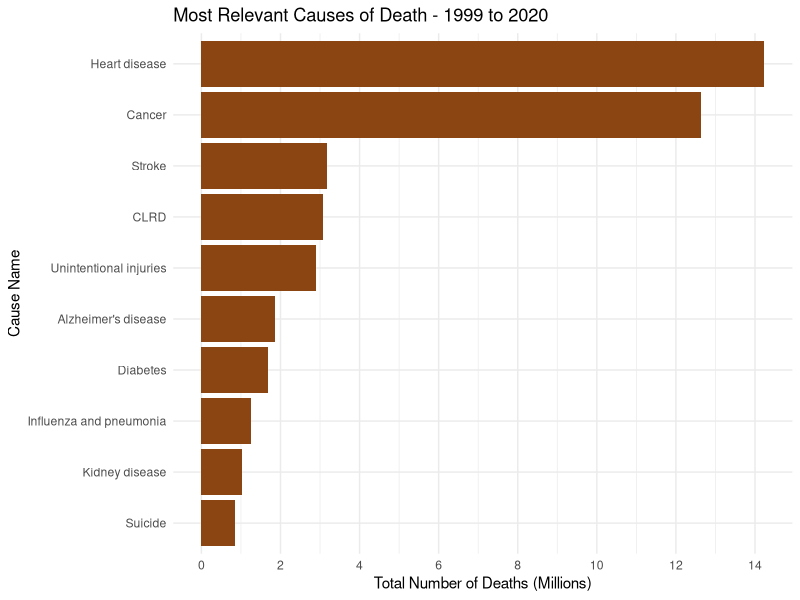
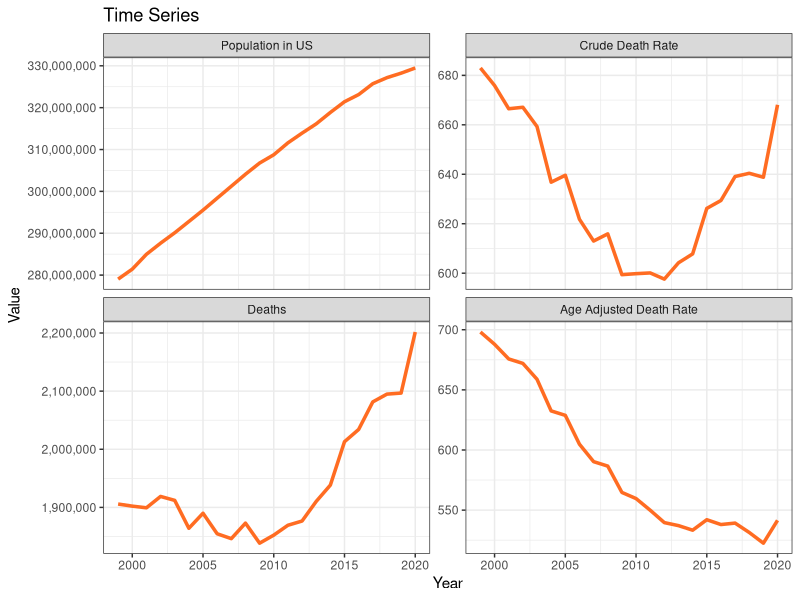
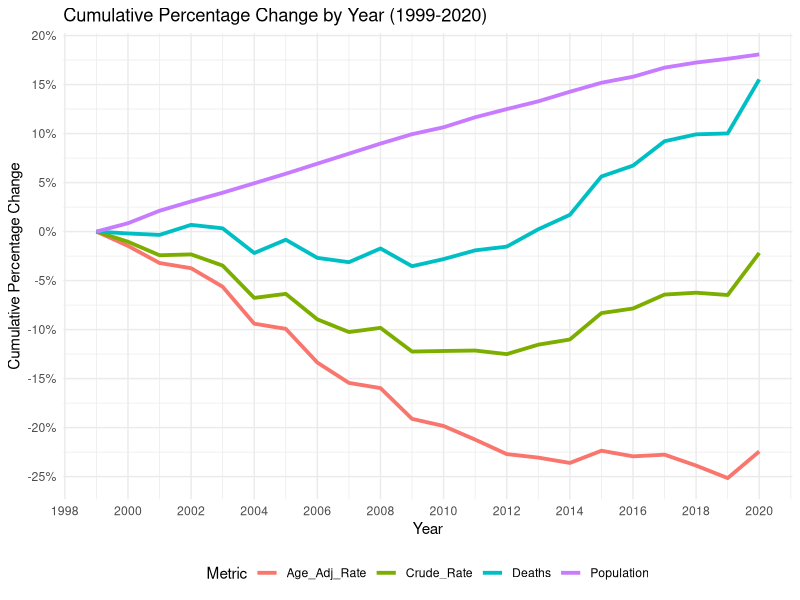
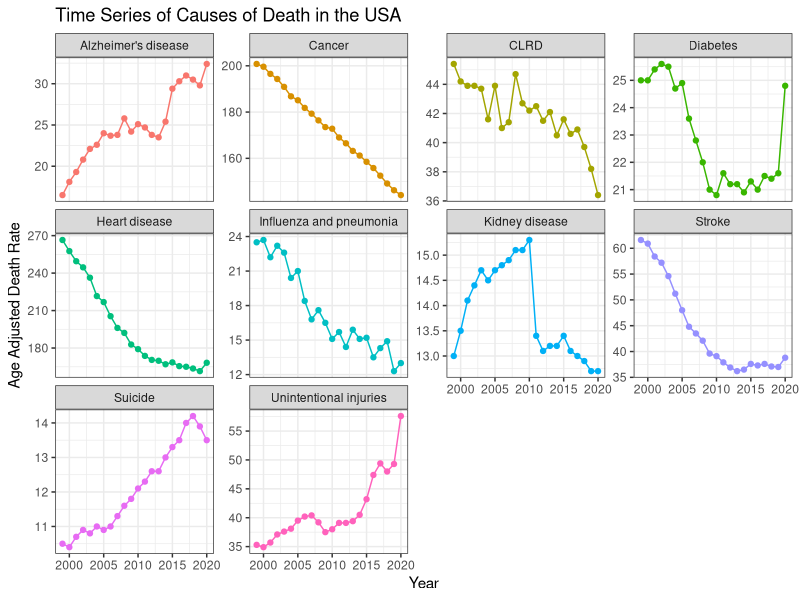
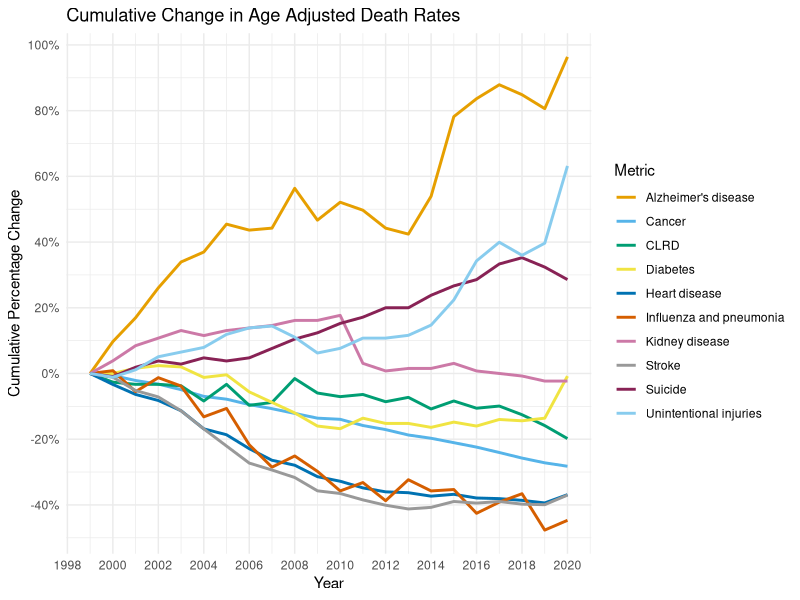
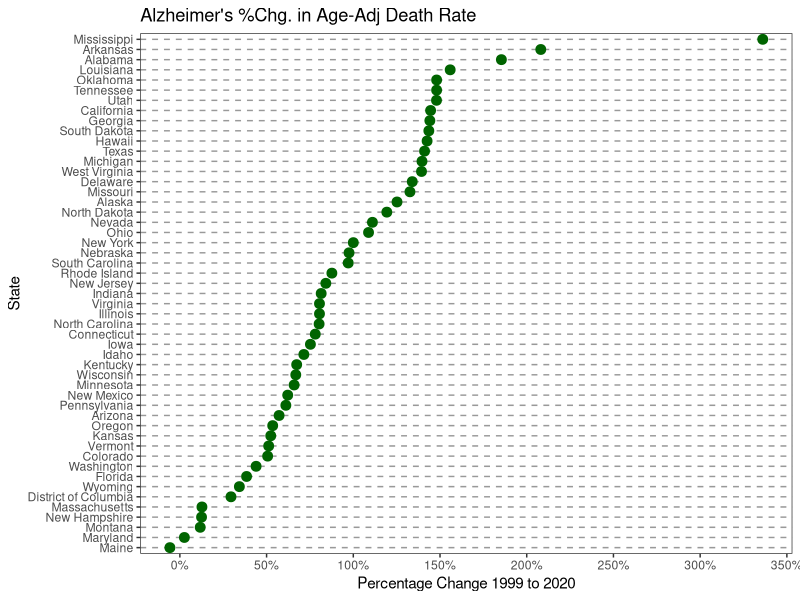
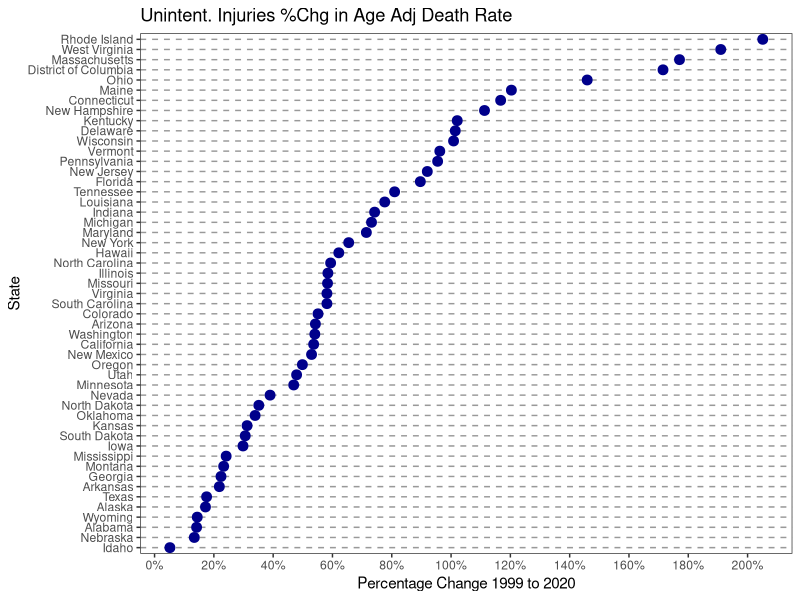
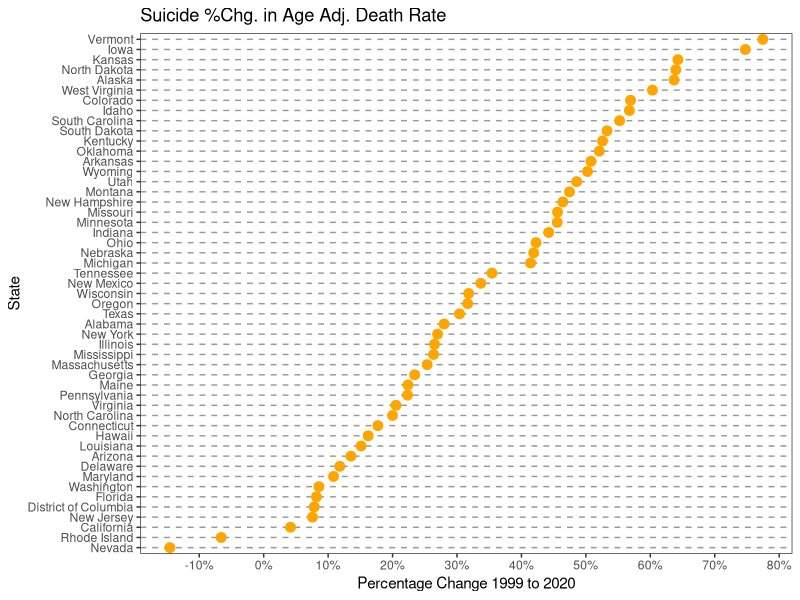

Write the R code that produced these figures, in order. (Note: this script raises an error after producing the figures.)
## ---- chunk 1
library(dplyr)
library(readr)
library(dplyr)
library(forcats)
library(ggplot2)
library(scales)
library(tidyr)
library(maps)
## ---- chunk 2
#We begin by loading the dataframe and renaming some columns for easier handling
cdc_dataset = read_csv("NCHS_Leading_Causes_of_Death_United_States_2020.csv")
cdc_dataset <- cdc_dataset %>% rename(Cause = `Cause Name`)
cdc_dataset <- cdc_dataset %>% rename(Age_Adj_Rate = `Age Adjusted Rate`)
cdc_dataset <- cdc_dataset %>% rename(Crude_Rate = `Crude Rate`)

#Replacing NA with zero in all columns as mentioned in the previous section
cdc_dataset <- cdc_dataset |> mutate_all(~ifelse(is.na(.), 0, .))

#We will not use '113 Cause Name' but 'Cause Name'
cdc_dataset <- cdc_dataset |> select(-`113 Cause Name`)
## ---- chunk 3
cdc_usa <- cdc_dataset[cdc_dataset$State == "United States", ]

#Detecting the top 10 most important causes of death in the US from 1999 to 2020
cdc_usa_summary <- cdc_usa |> group_by(Cause) |> summarize(Total_Deaths = sum(Deaths)) |> 
  arrange(desc(Total_Deaths)) |> top_n(10, Total_Deaths)

# Creating the bar chart for top 10 causes
ggplot(cdc_usa_summary, aes(x = reorder(Cause, Total_Deaths), y = Total_Deaths)) +
  geom_bar(stat = "identity", fill = '#8B4513') +
  coord_flip() + labs(title = "Most Relevant Causes of Death - 1999 to 2020", y = "Total Number of Deaths (Millions)", x = "Cause Name") + 
  scale_y_continuous(labels = scales::comma_format(scale = 1e-6), breaks = scales::pretty_breaks(n = 10)) +
  theme_minimal()
## ---- chunk 4
#Filtering cdc_dataset by the top 10 Cause Name from cdc_usa_summary
cdc_dataset <- cdc_dataset[cdc_dataset$Cause %in%  cdc_usa_summary$Cause, ]
cdc_usa  <- cdc_usa[cdc_usa$Cause %in%  cdc_usa_summary$Cause, ]
# rm(cdc_usa_summary)
## ---- chunk 5
#Grouping by Year and State, and summarizing the data. We can take min(Population) to keep the population of that year
cdc_usa_grouped <- cdc_usa |> group_by(Year) |>
  summarize(
    Deaths = sum(Deaths),
    Population = min(Population),
    Crude_Rate = sum(Crude_Rate),
    Age_Adj_Rate = sum(Age_Adj_Rate),
    .groups = 'drop'
  )


#Reshaping data using pivot_longer so we can facet by metric:
cdc_usa_long <- cdc_usa_grouped |> 
  pivot_longer(cols = c(Deaths, Population, Crude_Rate, Age_Adj_Rate), names_to = "Metric", values_to = "Value")

#Adjusting the order and names of the metrics
cdc_usa_long$Metric <- factor(cdc_usa_long$Metric, 
                                      levels = c("Population", "Crude_Rate", "Deaths", "Age_Adj_Rate"),
                                      labels = c("Population in US", "Crude Death Rate", "Deaths", "Age Adjusted Death Rate"))

#Creating the time series:
ggplot(cdc_usa_long, aes(x = Year, y = Value)) +
  geom_line(color = "#FF6C22", size = 1.2) +
  facet_wrap(~ Metric, scales = "free_y", ncol = 2) +
  labs(title = "Time Series", x = "Year", y = "Value") +
  scale_y_continuous(labels = scales::comma, breaks = scales::pretty_breaks(n = 4)) +
  theme_bw()
## ---- chunk 6
#Calculating cumulative percentual change for each column
cdc_usa_grouped_cum <- cdc_usa_grouped |>
  mutate(
    Deaths = Deaths / first(Deaths) - 1,
    Population = Population / first(Population) - 1,
    Crude_Rate = Crude_Rate / first(Crude_Rate) - 1,
    Age_Adj_Rate = Age_Adj_Rate / first(Age_Adj_Rate) - 1
  )

#pivot_longer this data:
cdc_usa_grouped_cum <- cdc_usa_grouped_cum |>
  pivot_longer(cols = -Year, names_to = "Metric", values_to = "Cumulative Change")


#Creating the time series plot

labels_for_metric <- c("Age-Adjusted Rate", "Crude Rate", "Deaths", "Population")

ggplot(cdc_usa_grouped_cum, aes(x = Year, y = `Cumulative Change`, color = Metric)) +
  geom_line(size = 1.3) +
  labs(title = "Cumulative Percentage Change by Year (1999-2020)", x = "Year", 
       y = "Cumulative Percentage Change", color = "Metric") +
  theme_minimal() +
  theme(legend.position = "bottom") +
  scale_y_continuous(labels = scales::percent_format(), breaks = scales::pretty_breaks(n = 8))+
  scale_x_continuous(breaks = scales::pretty_breaks(n = 10)) 

## ---- chunk 7
#Creating a faceting chart, which will have age adjusted death rates by cause of death:
df_usa_cause <- cdc_usa |> select(Year, Cause, Age_Adj_Rate)
ggplot(df_usa_cause, aes(x = Year, y = Age_Adj_Rate, group = Cause, color = Cause)) +
  geom_line(size = 0.5) + # Thicker lines
  facet_wrap(~ Cause, scales = "free_y") +
  theme_bw() +
  labs(title = "Time Series of Causes of Death in the USA", x = "Year", y = "Age Adjusted Death Rate")+ 
  guides(color = "none") +
  geom_point()
## ---- chunk 8
cdc_usa_wider <- df_usa_cause |> 
  pivot_wider(
    id_cols = Year,
    names_from = Cause,
    values_from = Age_Adj_Rate
  )

#Calculating cumulative percentual change for each column
cdc_usa_wider <- cdc_usa_wider |> mutate(across(-Year, ~ ./first(.) - 1))


#pivot_longer this data:
cdc_usa_wider <- cdc_usa_wider |> pivot_longer(cols = -Year, names_to = "Metric", values_to = "Cumulative Change")

#We use a color blind friendly palette
color_blind_friendly <- c("#E69F00", "#56B4E9", "#009E73", "#F0E442", 
                          "#0072B2", "#D55E00", "#CC79A7", "#999999", 
                          "#882255", "#88CCEE")

#Creating the time series plot
ggplot(cdc_usa_wider, aes(x = Year, y = `Cumulative Change`, color = Metric)) +
  geom_line(size = 1) +
  labs(title = "Cumulative Change in Age Adjusted Death Rates", x = "Year", y = "Cumulative Percentage Change", color = "Metric") +
  theme_minimal() +
  theme(legend.position = "right") +
  scale_y_continuous(labels = scales::percent_format(), breaks = scales::pretty_breaks(n = 8))+
  scale_x_continuous(breaks = scales::pretty_breaks(n = 10)) +
  scale_color_manual(values = color_blind_friendly) 

## ---- chunk 9
#Filter the data for the specified conditions
df_rank1 <- cdc_dataset |> filter(State != 'United States') |>
  select(Year, State, Cause, Age_Adj_Rate)|> 
  filter(Year %in% c(1999, 2020), Cause == "Alzheimer's disease")

# Calculating the percentual difference change from 2000 to 2017 for each state
df_rank1 <- df_rank1 %>%
  pivot_wider(names_from = Year, values_from = Age_Adj_Rate) |>
  mutate(PercentChange = `2020`/`1999`-1) |>
  arrange(desc(PercentChange))


#Cleveland
ggplot(df_rank1, aes(x = PercentChange, y = reorder(State, PercentChange))) +
  geom_point(size = 3, color = "darkgreen") +
  labs(title = "Alzheimer's %Chg. in Age-Adj Death Rate", x = "Percentage Change 1999 to 2020", y = 'State') +
  theme_bw() +
  theme(panel.grid.major.x = element_blank(),
    panel.grid.minor.x = element_blank(),
    panel.grid.major.y = element_line(colour = "grey60", linetype = "dashed"))+
  scale_x_continuous(labels = scales::percent_format(), breaks = scales::pretty_breaks(n = 8))+
  theme(legend.position = "none")
## ---- chunk 10
#Filter the data for the specified conditions
df_rank2 <- cdc_dataset |> filter(State != 'United States') |>
  select(Year, State, Cause, Age_Adj_Rate)|> 
  filter(Year %in% c(1999, 2020), Cause == "Unintentional injuries")

# Calculating the percentual difference change from 2000 to 2017 for each state
df_rank2 <- df_rank2 %>%
  pivot_wider(names_from = Year, values_from = Age_Adj_Rate) |>
  mutate(PercentChange = `2020`/`1999`-1) |>
  arrange(desc(PercentChange))


#Cleveland
ggplot(df_rank2, aes(x = PercentChange, y = reorder(State, PercentChange))) +
  geom_point(size = 3, color = "darkblue") +
  labs(title = "Unintent. Injuries %Chg in Age Adj Death Rate", x = "Percentage Change 1999 to 2020", y = 'State') +
  theme_bw() +
  theme(panel.grid.major.x = element_blank(),
    panel.grid.minor.x = element_blank(),
    panel.grid.major.y = element_line(colour = "grey60", linetype = "dashed"))+
  scale_x_continuous(labels = scales::percent_format(), breaks = scales::pretty_breaks(n = 8))+
  theme(legend.position = "none")
## ---- chunk 11
#Filter the data for the specified conditions
df_rank3 <- cdc_dataset |> filter(State != 'United States') |>
  select(Year, State, Cause, Age_Adj_Rate)|> 
  filter(Year %in% c(1999, 2020), Cause == "Suicide")

# Calculating the percentual difference change from 2000 to 2017 for each state
df_rank3 <- df_rank3 %>%
  pivot_wider(names_from = Year, values_from = Age_Adj_Rate) |>
  mutate(PercentChange = `2020`/`1999`-1) |>
  arrange(desc(PercentChange))


#Cleveland
ggplot(df_rank3, aes(x = PercentChange, y = reorder(State, PercentChange))) +
  geom_point(size = 3, color = "orange") +
  labs(title = "Suicide %Chg. in Age Adj. Death Rate", x = "Percentage Change 1999 to 2020", y = 'State') +
  theme_bw() +
  theme(panel.grid.major.x = element_blank(),
    panel.grid.minor.x = element_blank(),
    panel.grid.major.y = element_line(colour = "grey60", linetype = "dashed"))+
  scale_x_continuous(labels = scales::percent_format(), breaks = scales::pretty_breaks(n = 8))+
  theme(legend.position = "none")
## ---- chunk 12
df_box <- rbind(
  df_rank1[, c("State", "Cause", "PercentChange")],
  df_rank2[, c("State", "Cause", "PercentChange")],
  df_rank3[, c("State", "Cause", "PercentChange")]
)

ggplot(df_box, aes(x = Cause, y = PercentChange)) +
  geom_boxplot(fill = "#A6CF98", color = "black") + 
  theme_bw() + labs(title = "Box-Plot: Percent Change by Cause - 1999 to 2020 - by States", x = "Cause", y = "Percent Change") +
  scale_y_continuous(labels = scales::percent)

## ---- chunk 13
#We calculate the 88th percentile (top 12% threshold)
top_10_percent_threshold <- quantile(df_rank1$PercentChange, probs = 0.88, na.rm = TRUE)

#We create a new variable to indicate top 12%
df_rank1$Top10Percent <- ifelse(df_rank1$PercentChange > top_10_percent_threshold, "Top 12%", "Below Top 12%")

#For the merge to work, we ensure that state names in both datasets are in lowercase for successful merging
df_rank1$State <- tolower(df_rank1$State)
states_map <- map_data("state")
states_map$region <- tolower(states_map$region)

#Merging the datasets
df_map <- merge(states_map, df_rank1, by.x = "region", by.y = "State", all.x = TRUE)

#We plot the map
ggplot(data = df_map, aes(x = long, y = lat, group = group, fill = Top10Percent)) +
    geom_polygon(color = "black") +
    scale_fill_manual(values = c("Top 12%" = "red", "Below Top 12%" = "grey"), 
                      labels = c("Below Top 12%", "Top 12%")) +
    labs(fill = "Category") +
    theme_bw() +
    theme(panel.grid.major = element_blank(), panel.grid.minor = element_blank(),
          axis.text.x = element_blank(), axis.text.y = element_blank(),
          axis.title.x = element_blank(), axis.title.y = element_blank()) +
    coord_fixed(1.4) +
    labs(title = "Top 6 States with highest Death Rates due to Alzheimer's") + theme(legend.position="none")

## ---- chunk 14
#Loading cases of Alzheimer distinguished by race across time: 
cdc_dataset_race = read_csv("NCHS_Leading_Causes_of_Death_United_States_2020_Race.csv")
cdc_dataset_race <- cdc_dataset_race |> mutate_all(~ifelse(is.na(.), 0, .))
cdc_usa_race = cdc_dataset_race |> filter(State == "United States") |> select(Year, Race, Age_Adj_Death_Rate)


#Pivot wider:
cdc_usa_race <- cdc_usa_race |> pivot_wider(names_from = Race, values_from = Age_Adj_Death_Rate)
cdc_usa_race <- cdc_usa_race |> mutate(across(-Year, ~ ./first(.) - 1))

#pivot_longer this data:
cdc_usa_race <- cdc_usa_race |> pivot_longer(cols = -Year, names_to = "Alzheimer", values_to = "Cumulative Change")


#Creating the time series plot
ggplot(cdc_usa_race, aes(x = Year, y = `Cumulative Change`, color = Alzheimer)) +
  geom_line(size = 1.3) +
  labs(title = "Cumulative Percentage Change ('99-'20) - Alzheimer - Age Adjusted Death Rate", x = "Year",
       y = "Cumulative Percentage Change", color = "Race") +
  theme_minimal() +
  theme(legend.position = "bottom") +
  scale_y_continuous(labels = scales::percent_format(), breaks = scales::pretty_breaks(n = 8))+
  scale_x_continuous(breaks = scales::pretty_breaks(n = 10))
## ---- chunk 15
cdc_usa_race_pop = read_csv("NCHS_United_States_2020_Race_Distribution.csv")
cdc_usa_race_pop = cdc_usa_race_pop |> group_by(Race, State) |> summarize(Population = mean(Population))
cdc_usa_race_pop <- cdc_usa_race_pop |> pivot_wider(names_from = Race, values_from = Population)
cdc_usa_race_pop$Total = cdc_usa_race_pop$Black + cdc_usa_race_pop$White
cdc_usa_race_pop$Black = cdc_usa_race_pop$Black/cdc_usa_race_pop$Total
cdc_usa_race_pop = cdc_usa_race_pop |> select(State, Black)


#We calculate the 88th percentile (top 12% threshold)
cdc_usa_race_pop_threshold <- quantile(cdc_usa_race_pop$Black, probs = 0.80, na.rm = TRUE)

#We create a new variable
cdc_usa_race_pop$TopPercent <- ifelse(cdc_usa_race_pop$Black > cdc_usa_race_pop_threshold, "Top 25%", "Below Top 25%")

#For the merge to work, we ensure that state names in both datasets are in lowercase for successful merging
cdc_usa_race_pop$State <- tolower(cdc_usa_race_pop$State)
states_map <- map_data("state")
states_map$region <- tolower(states_map$region)

#Merging the datasets
df_map <- merge(states_map, cdc_usa_race_pop, by.x = "region", by.y = "State", all.x = TRUE)

#We plot the map
ggplot(data = df_map, aes(x = long, y = lat, group = group, fill = TopPercent)) +
    geom_polygon(color = "black") +
    scale_fill_manual(values = c("Top 25%" = "blue", "Below Top 25%" = "grey"), 
                      labels = c("Below Top 25%", "Top 25%")) +
    labs(fill = "Category") +
    theme_bw() +
    theme(panel.grid.major = element_blank(), panel.grid.minor = element_blank(),
          axis.text.x = element_blank(), axis.text.y = element_blank(),
          axis.title.x = element_blank(), axis.title.y = element_blank()) +
    coord_fixed(1.4) +
    labs(title = "Top 10 States with highest proportion of Black People") + theme(legend.position="none")

# df_map %>% filter(TopPercent =="Top 25%") %>% distinct(region)

## ---- chunk 16
df_life_expectancy <- read_csv("NCHS_-_Death_rates_and_life_expectancy_at_birth_20231111.csv")
#df_life_expectancy

df_life_expectancy_1939_to_1960 = df_life_expectancy %>% filter(Race == "All Races") %>% filter(Sex == "Both Sexes") %>% filter(Year >= 1939) %>% filter(Year <= 1960)  %>% select(-Race,-Sex,-`Age-adjusted Death Rate`)
#df_life_expectancy_1939_to_1960

alzheimer_crude = cdc_usa %>% filter(Cause == "Alzheimer's disease") %>% select(Year, Cause,Crude_Rate)
#alzheimer_crude

expectancy_alzheimer_regression_2 = cbind(alzheimer_crude,df_life_expectancy_1939_to_1960)

#expectancy_alzheimer_regression_2 # this is the table

ggplot(expectancy_alzheimer_regression_2 %>% select(`Crude_Rate`,`Average Life Expectancy (Years)`), aes(x = `Average Life Expectancy (Years)`, y = `Crude_Rate`)) +
  geom_point() + 
  geom_smooth(method = "lm") + 
  labs(x = "Average Life Expectancy", y = "Crude Rate", title = "Scatterplot Regression for Alzheimer's Crude Rate vs Life Expectancy (1999 - 2020)") + 
  labs(caption = "Correlation coefficient R = 0.88 ") +
  theme(plot.caption = element_text(hjust=.1))



## ---- chunk 17
y = expectancy_alzheimer_regression_2$`Crude_Rate`
x = expectancy_alzheimer_regression_2$`Average Life Expectancy (Years)`

regression_model_cumul_growth <- lm(y ~ x)
cor.test(y,x)

## ---- chunk 18
library(readr)
df_opiod <- read_csv("NCHS_Opiod_Dispense.csv", show_col_types = FALSE)

## ---- chunk 19

df_opiod_state = df_opiod %>% filter(State != 'United States')
df_opiod_state = df_opiod_state %>% select(-StateAbb)
df_opiod_state_arranged =  df_opiod_state %>% arrange(desc(OpiodDispenseRatePer100))


z = df_opiod_state_arranged %>% filter(Year <= 2020) %>% group_by(State) %>% summarize(Avg = mean(OpiodDispenseRatePer100)) %>% arrange(desc(Avg)) %>% filter(Avg > 95)
z_reverse = z[order(z$Avg), ]
#z_reverse

# ggplot(df_opiod_state_arranged %>% filter(Year <= 2020) %>% group_by(State) %>% summarize(Avg = mean(OpiodDispenseRatePer100)) %>% arrange(desc(Avg)) %>% filter(Avg > 95), aes(x = State, y = Avg)) +
#   geom_bar(stat = "identity", fill = '#8B4513')
  


dotchart(z_reverse$Avg, labels = z_reverse$State,
         cex = 0.9, xlab = "Opioid Dispense Rate Per 100", main = "Top 8 Highest States with Average Opioid Dispense Rate for 2006-2020")



## ---- chunk 20
df_opiod_state_arranged_top5_states = df_opiod_state_arranged %>% filter(State == "West Virginia" | State == "Alabama" | State == "Tennessee" | State == "Kentucky" | State == "Arkansas" | State == "Mississippi" | State == "Oklahoma" | State == "Louisiana")

# df_opiod_state_arranged_top5_states
  
ggplot(df_opiod_state_arranged_top5_states, aes(x = as.numeric(Year), y = OpiodDispenseRatePer100, color = State)) +
  geom_line(size = 1) +
  geom_point() +
  theme_minimal() +
  theme(legend.position = "bottom")  +
  theme(plot.caption = element_text(hjust=.1)) +
  labs(x = "Year", y = "Opioid Dispense rate Per 100", title = "Opioid Dispense Rate for Top 8 States (2006 - 2020)") + scale_x_continuous(breaks = 2006:2020)
 

## ---- chunk 21
top5_states_adj_rate_unint = cdc_dataset %>% filter(State != "United States") %>% filter(Cause == "Unintentional injuries") %>% filter(Year > 2005)
top5_states_adj_rate_unint = top5_states_adj_rate_unint %>% group_by(State) %>% summarize(Avg = mean(Age_Adj_Rate)) %>% arrange(desc(Avg)) %>% filter(Avg > 57)# %>% filter(Avg > 57.4)
#top5_states_adj_rate_unint

w = top5_states_adj_rate_unint
#w

w_reverse = w[order(w$Avg), ]
#w_reverse



dotchart(w_reverse$Avg, labels = w_reverse$State,gcolor = "green",
         cex = 0.9, xlab = "Age Adjusted Death Rate", main = "Top 8 Highest States w/ Avg Age-Adj Death Rate for Unintentional '06-'20")

## ---- chunk 22
selected_top5 = cdc_dataset %>% filter(Cause == "Unintentional injuries") %>% 
  filter(State == "West Virginia" | State == "New Mexico" | State == "Kentucky" | State == "Mississippi" | State == "Alaska" | State == "Wyoming" | State == "Oklahoma" | State == "Tennessee")  %>% filter(Year > 2005)


  
# selected_top5


ggplot(selected_top5, aes(x = as.numeric(Year), y = Age_Adj_Rate, color = State)) +
  geom_line(size = 1) +
  geom_point() +
  theme_minimal() +
  theme(legend.position = "bottom") +
  labs(x = "Year", y = "Age Adjust Death Rate", title = "Age Adjusted Death Rate for Unintentional for Top 8 States (2006 - 2020)") + scale_x_continuous(breaks = 2006:2020)

## ---- chunk 23
opiod_top8 = df_opiod_state_arranged_top5_states %>% distinct(State)
# opiod_top8$State

death_rate_top8 = selected_top5 %>% distinct(State)
# death_rate_top8$State

intersect(opiod_top8$State,death_rate_top8$State)
## ---- chunk 24
top10_avg_suicide_states = cdc_dataset %>% filter(State != "United States") %>% filter(Cause == "Suicide") %>% group_by(State) %>% summarize(Avg = mean(Age_Adj_Rate)) %>% arrange(desc(Avg)) %>% filter(Avg > 16.9)
#top10_avg_suicide_states

# library(knitr)
# kable(top10_avg_suicide_states %>% mutate(across(where(is.numeric), ~round(., 2))))
# 
# library(huxtable)
# hux(top10_avg_suicide_states)
# 
library(flextable)
flextable(top10_avg_suicide_states %>% mutate(across(where(is.numeric), ~round(., 2))))

# library(formattable)
# formattable()


## ---- chunk 25
united_states_by_area <- read_csv("united-states-by-area.csv", show_col_types = FALSE)
# View(united_states_by_area)

united_states_by_area_density = united_states_by_area %>% select(state,densityMi) %>% arrange(densityMi)
colnames(united_states_by_area_density) <- c('State','densityMi')
#united_states_by_area_density

lowest_population_density_states = united_states_by_area_density[1:10,]
#lowest_population_density_states

flextable(lowest_population_density_states %>% mutate(across(where(is.numeric), ~round(., 2))))

## ---- chunk 26
# lowest_population_density_states %>% distinct(State)
#as.vector(top10_avg_suicide_states %>% distinct(State))

a = lowest_population_density_states %>% distinct(State)
#a$State

b = top10_avg_suicide_states %>% distinct(State)
#b$State

intersect(a$State,b$State)



## ---- chunk 27
avg_suicide_rate = cdc_dataset %>% filter(State != "United States") %>% filter(Cause == "Suicide") %>% group_by(State) %>% summarize(Avg = mean(Age_Adj_Rate)) %>% arrange(desc(Avg))
# avg_suicide_rate

## ---- chunk 28
merged_df <- merge(united_states_by_area_density, avg_suicide_rate, by = "State")
# merged_df

## ---- chunk 29
boxplot(united_states_by_area_density$densityMi,
        main = "Boxplot of Population Density per Square Mile",  
        xlab = "States",                    
        ylab = "Population density (# of people per sq. mile)")             

## ---- chunk 30
ggplot(merged_df, aes(x = log(densityMi), y = Avg)) + geom_point() + geom_smooth(method = "lm") + 
  theme(plot.caption = element_text(hjust=.1)) + 
  labs(caption = "Correlation coefficient R = -0.860 ")
## ---- chunk 31
y = merged_df$Avg
x = log(merged_df$densityMi)
regression_model_cumul_growth <- lm(y ~ x)
cor.test(y,x)
# summary(regression_model_cumul_growth)
## ---- chunk 32
library(dplyr)

# Assuming cdc_dataset is your DataFrame
geofac <- cdc_dataset %>%
  group_by(State, Cause) %>%
  arrange(Year) %>%
  mutate(Earliest_Age_Adj_Rate = first(Age_Adj_Rate),
         Age_Adj_Growth = (Age_Adj_Rate / Earliest_Age_Adj_Rate) - 1) %>%
  select(Year, State, Cause, Age_Adj_Growth)



##Mapping
state_abbreviations <- c(
  'Alabama' = 'AL', 'Alaska' = 'AK', 'Arizona' = 'AZ', 'Arkansas' = 'AR', 'California' = 'CA',
  'Colorado' = 'CO', 'Connecticut' = 'CT', 'Delaware' = 'DE', 'Florida' = 'FL', 'Georgia' = 'GA',
  'Hawaii' = 'HI', 'Idaho' = 'ID', 'Illinois' = 'IL', 'Indiana' = 'IN', 'Iowa' = 'IA',
  'Kansas' = 'KS', 'Kentucky' = 'KY', 'Louisiana' = 'LA', 'Maine' = 'ME', 'Maryland' = 'MD',
  'Massachusetts' = 'MA', 'Michigan' = 'MI', 'Minnesota' = 'MN', 'Mississippi' = 'MS',
  'Missouri' = 'MO', 'Montana' = 'MT', 'Nebraska' = 'NE', 'Nevada' = 'NV', 'New Hampshire' = 'NH',
  'New Jersey' = 'NJ', 'New Mexico' = 'NM', 'New York' = 'NY', 'North Carolina' = 'NC',
  'North Dakota' = 'ND', 'Ohio' = 'OH', 'Oklahoma' = 'OK', 'Oregon' = 'OR', 'Pennsylvania' = 'PA',
  'Rhode Island' = 'RI', 'South Carolina' = 'SC', 'South Dakota' = 'SD', 'Tennessee' = 'TN',
  'Texas' = 'TX', 'Utah' = 'UT', 'Vermont' = 'VT', 'Virginia' = 'VA', 'Washington' = 'WA',
  'West Virginia' = 'WV', 'Wisconsin' = 'WI', 'Wyoming' = 'WY'
)
geofac$State <- sapply(geofac$State, function(x) state_abbreviations[x])
geofac <- na.omit(geofac)







## ---- chunk 33
ggplot(geofac, aes(Year, Age_Adj_Growth)) +
  geom_line() +
  facet_geo(~ State, grid = "us_state_grid2") +
  scale_x_continuous(labels = function(x) paste0("'", substr(x, 3, 4))) +
  ylab("Growth in Alzheimer's disease")
